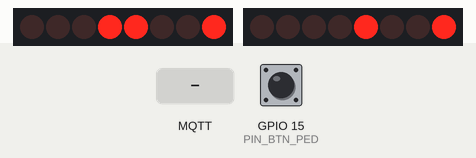
Bench run of a program on a simulated ESP32. Shown: 2 × 8 port-expander outputs drawn as a row of LEDs (first output left, lit = HIGH). Wiring (inferred from the names in the program): PCF8574 port expander at I2C address 0x38; PCF8574 port expander at I2C address 0x39. Wiring (inferred from the signals the program sends): 2 × row of LEDs: on Q0, Q1, Q2, Q3, Q4, Q5, Q6, Q7 / on Q0, Q1, Q2, Q3, Q4, Q5, Q6, Q7. The test bench sets the inputs (shaded band); at power-on: GPIO 15 (PIN_BTN_PED) HIGH. WiFi joins after 1.5 s; servers stay silent unless stated; no MQTT or app messages arrive unless stated; what the program prints to the serial monitor is not drawn.

Above: at 2.7 s.
2.8 s: GPIO 15 (PIN_BTN_PED) pulled LOW for 0.15 s
At 4.0 s:
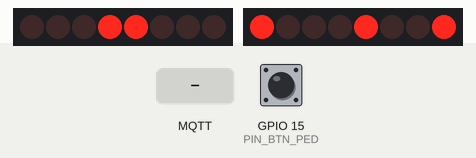
5.9 s: MQTT message "1" arrives on the first subscribed topic
At 5.9 s:
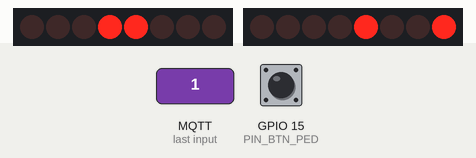
7.4 s: MQTT message "on" arrives on the first subscribed topic
8.9 s: GPIO 15 (PIN_BTN_PED) pulled LOW for 1 s
12.9 s: MQTT message "off" arrives on the first subscribed topic
At 39.1 s:
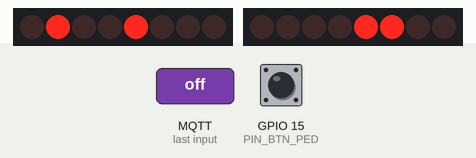
Timing chart, 0 to 54.4 s (numbered marks = the images above; inputs shaded):
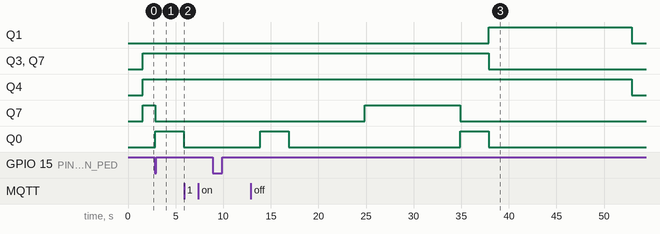

The program:

main.cpp
```cpp
#include <Arduino.h>
#include <Wire.h>
#include <PCF8574.h>
#include <WiFi.h>
#include <PubSubClient.h>

// ============================================================
// Configurações de rede e MQTT
// ============================================================
const char *WIFI_SSID = "iPhone de Bruno";
const char *WIFI_PASSWORD = "70707070";
const char *MQTT_BROKER = "broker.hivemq.com";
const int MQTT_PORT = 1883;
const char *MQTT_CLIENT = "esp32_semaforos_t3";

// ============================================================
// Tópicos MQTT
// ============================================================
// Publicação (ESP32 → Broker) - JSON unificado com todos os semáforos
const char *TOPIC_STATUS = "embarcados/pucrs/semaforo/status";

// Subscrição (Broker → ESP32)
const char *TOPIC_COMANDO = "embarcados/pucrs/semaforo/comando";

// ============================================================
// Pinagem
// ============================================================
#define PIN_SDA 21
#define PIN_SCL 22
#define PIN_BTN_PED 15 // Botão físico do pedestre (pull-up interno)

// ============================================================
// PCF8574 - NOVA PINAGEM (LOW = LED ACESO - CÁTODO no PCF8574)
// Chip 1 (0x38)
//   P0..P2 = sinaleira 5 (vermelho, amarelo, verde)
//   P3..P5 = sinaleira 4 (vermelho, amarelo, verde)
//   P6..P7 = sinaleira 1 (vermelho, amarelo) - VD no chip2
//   P7      = reservado
//
// Chip 2 (0x39)
//   P0 = led do pedestre
//   P1 = verde da sinaleira 1
//   P2..P4 = sinaleira 2 (vermelho, amarelo, verde)
//   P5..P7 = sinaleira 3 (vermelho, amarelo, verde)
//
// ATENÇÃO: saída do PCF8574 ligada ao CÁTODO → LOW = LED ACESO
// ============================================================
PCF8574 chip1(0x38);
PCF8574 chip2(0x39);

// Pinagem do chip1
// #define S5_VM 0
#define S3_VD 1
#define S3_AM 2
#define S3_VM 3
#define S2_VD 4
#define S2_AM 5
#define S2_VM 6
#define S1_VD 7

// Pinagem do chip2
#define S1_AM 0
#define S1_VM 1
#define S4_VD 2
#define S4_AM 3
#define S4_VM 4
#define S5_VD 5
#define S5_AM 6
#define S5_VM 7

// Compatibilidade com nomenclatura anterior
#define SAT_VM S1_VM
#define SAT_AM S1_AM
#define SAT_VD S1_VD
#define PRO_VM S4_VM
#define PRO_AM S4_AM
#define PRO_VD S4_VD
#define PED_VM PED_LED
#define PED_VD PED_LED

// ============================================================
// Temporização (ms)
// ============================================================
#define T_VERDE_SAT 10000UL	  // Verde Saturnino: 10 s
#define T_VERDE_PRO 15000UL	  // Verde Protásio:  15 s (maior)
#define T_AMARELO 3000UL	  // Amarelo: 3 s
#define T_PEDESTRE 8000UL	  // Pedestre: 8 s de passagem
#define T_PISCA_ATENCAO 500UL // Pisca 1 Hz = 500 ms ON + 500 ms OFF

// ============================================================
// FSM — Estados do ciclo do semáforo
// ============================================================
enum EstadoSemaforo
{
	// 1º TEMPO: S1=VD, S2=VD, S3=VM, S4=VM, S5=VM
	TEMPO1_VERDE,
	TEMPO1_AMARELO, // Transição para 2º tempo

	// 2º TEMPO: S1=VM, S2=VD, S3=VD, S4=VM, S5=VD
	TEMPO2_VERDE,
	TEMPO2_AMARELO, // Transição para 3º tempo

	// 3º TEMPO: S1=VM, S2=VM, S3=VM, S4=VD, S5=VD
	TEMPO3_VERDE,
	TEMPO3_AMARELO, // Transição para 1º tempo ou pedestre

	PEDESTRE_FASE, // S1=VM, S2=VD, S3=VM, S4=VM, S5=VM (pedestre atravessa)
	ATENCAO		   // Todos amarelo piscante 1 Hz
};

volatile EstadoSemaforo estadoAtual = TEMPO1_VERDE;
volatile EstadoSemaforo estadoAntes = TEMPO1_VERDE; // estado anterior ao modo ATENCAO

volatile bool modoPendente = false; // flag para publicar modo fora do callback
volatile bool modoAtencao = false;
volatile bool pedestreSolicit = false; // botão foi pressionado

// ============================================================
// Objetos globais
// ============================================================
WiFiClient wifiClient;
PubSubClient mqttClient(wifiClient);

SemaphoreHandle_t xMqttMutex;
SemaphoreHandle_t xEstadoMutex;

// ============================================================
// Estado dos chips PCF8574 (HIGH = LED apagado, LOW = LED aceso)
// ============================================================
uint8_t chip1State = 0xFF; // Todos apagados no início
uint8_t chip2State = 0xFF;

// ============================================================
// Protótipos
// ============================================================
void connectWiFi();
void connectMQTT();
void publishAll(const char *s1, const char *s2, const char *s3,
				const char *s4, const char *s5, bool pedestre, const char *modo);
void setChip1(bool vmSat, bool amSat, bool vdSat);
void setChip2(bool vmPro, bool amPro, bool vdPro);
void setPedestrianLed(bool active);
void mqttCallback(char *topic, byte *payload, unsigned int length);
void taskMQTT(void *pvParameters);
void taskSemaforo(void *pvParameters);
void taskBotaoPedestre(void *pvParameters);

void escreveByte(uint8_t endereco, uint8_t valor)
{
	Wire.beginTransmission(endereco);
	Wire.write(valor);
	Wire.endTransmission();
}

// ============================================================
// Setup
// ============================================================
void setup()
{
	Serial.begin(115200);

	Wire.begin(PIN_SDA, PIN_SCL);
	chip1.begin();
	chip2.begin();

	// Todos os LEDs apagados no início (HIGH = LED apagado = 0xFF)
	escreveByte(0x38, chip1State);
	escreveByte(0x39, chip2State);

	pinMode(PIN_BTN_PED, INPUT_PULLUP);

	xMqttMutex = xSemaphoreCreateMutex();
	xEstadoMutex = xSemaphoreCreateMutex();

	connectWiFi();
	mqttClient.setServer(MQTT_BROKER, MQTT_PORT);
	mqttClient.setCallback(mqttCallback);
	connectMQTT();

	xTaskCreate(taskMQTT, "MQTT", 4096, NULL, 3, NULL);
	xTaskCreate(taskSemaforo, "Semaforo", 4096, NULL, 2, NULL);
	xTaskCreate(taskBotaoPedestre, "BtnPed", 2048, NULL, 2, NULL);
}

void loop()
{
	vTaskDelay(portMAX_DELAY);
}

// ============================================================
// Conexões
// ============================================================
void connectWiFi()
{
	Serial.printf("[WiFi] Conectando a %s\n", WIFI_SSID);
	WiFi.mode(WIFI_STA);
	WiFi.begin(WIFI_SSID, WIFI_PASSWORD);
	while (WiFi.status() != WL_CONNECTED)
	{
		vTaskDelay(pdMS_TO_TICKS(500));
		Serial.print(".");
	}
	Serial.printf("\n[WiFi] Conectado. IP: %s\n", WiFi.localIP().toString().c_str());
}

void connectMQTT()
{
	mqttClient.setKeepAlive(60); // Keepalive de 60 segundos

	while (!mqttClient.connected())
	{
		Serial.print("[MQTT] Conectando ao broker...");
		if (mqttClient.connect(MQTT_CLIENT))
		{
			Serial.println(" conectado!");
			mqttClient.subscribe(TOPIC_COMANDO);
			Serial.println("[MQTT] Subscrição OK");
		}
		else
		{
			Serial.printf(" falhou (rc=%d). Tentando em 3s...\n", mqttClient.state());
			vTaskDelay(pdMS_TO_TICKS(3000));
		}
	}
}

// ============================================================
// Callback MQTT - processa JSON de comando
// ============================================================
void mqttCallback(char *topic, byte *payload, unsigned int length)
{
	char msg[256];
	unsigned int len = min(length, (unsigned int)255);
	memcpy(msg, payload, len);
	msg[len] = '\0';

	String topicStr = String(topic);

	Serial.printf("[MQTT] [%s]: %s\n", topic, msg);

	if (topicStr == TOPIC_COMANDO)
	{
		// Parse JSON do comando - remove espaços para facilitar parsing
		String msgStr = String(msg);
		msgStr.replace(" ", "");   // Remove todos os espaços
		msgStr.replace("'", "\""); // Troca aspas simples por duplas (se houver)

		Serial.printf("[MQTT] Processando: %s\n", msgStr.c_str());

		// Verifica modo PISCANTE/NORMAL/ATENCAO
		if (msgStr.indexOf("\"modo\":\"PISCANTE\"") >= 0 || msgStr.indexOf("\"modo\":\"ATENCAO\"") >= 0)
		{
			modoAtencao = true;
			modoPendente = true;
			Serial.println("[MQTT] Comando: Modo PISCANTE/ATENCAO ativado");
		}
		else if (msgStr.indexOf("\"modo\":\"NORMAL\"") >= 0)
		{
			modoAtencao = false;
			modoPendente = true;
			Serial.println("[MQTT] Comando: Modo NORMAL ativado");
		}

		// Verifica comando de pedestre
		if (msgStr.indexOf("\"pedestre\":true") >= 0 || msgStr.indexOf("\"pedestre\":\"SOLICITAR\"") >= 0)
		{
			pedestreSolicit = true;
			Serial.println("[MQTT] Comando: Pedestre solicitado");
		}
	}
}

// ============================================================
// Task MQTT — mantém conexão e processa mensagens
// ============================================================
void taskMQTT(void *pvParameters)
{
	for (;;)
	{
		if (WiFi.status() != WL_CONNECTED)
			connectWiFi();
		if (!mqttClient.connected())
			connectMQTT();

		if (xSemaphoreTake(xMqttMutex, pdMS_TO_TICKS(100)))
		{
			mqttClient.loop();
			xSemaphoreGive(xMqttMutex);
		}
		vTaskDelay(pdMS_TO_TICKS(10));
	}
}

// ============================================================
// Publica status de todos os semáforos em JSON unificado
// ============================================================
// Mapeamento: S1=S1 (Saturnino), S2=S2, S3=S3, S4=S4 (Protásio), S5=S5
void publishAll(const char *s1, const char *s2, const char *s3,
				const char *s4, const char *s5, bool pedestre, const char *modo)
{
	if (xSemaphoreTake(xMqttMutex, pdMS_TO_TICKS(300)))
	{
		// Monta JSON no formato do modelo Python
		char json[512];
		snprintf(json, sizeof(json),
				 "{\"s1\":\"%s\",\"s2\":\"%s\",\"s3\":\"%s\",\"s4\":\"%s\",\"s5\":\"%s\",\"pedestre\":%s,\"modo\":\"%s\"}",
				 s1, s2, s3, s4, s5, pedestre ? "true" : "false", modo);

		mqttClient.publish(TOPIC_STATUS, json, true);
		xSemaphoreGive(xMqttMutex);
	}
	Serial.printf("[FSM] s1=%s s2=%s s3=%s s4=%s s5=%s PED=%s MODO=%s\n",
				  s1, s2, s3, s4, s5, pedestre ? "true" : "false", modo);
}

// ============================================================
// Helpers de sinaleiras usando escreveByte (LOW = LED ACESO)
// Nova pinagem:
// Chip1 (0x38): bit 1=S3_VD, 2=S3_AM, 3=S3_VM, 4=S2_VD, 5=S2_AM, 6=S2_VM, 7=S1_VD
// Chip2 (0x39): bit 0=S1_AM, 1=S2_VM, 2=S4_VD, 3=S4_AM, 4=S4_VM, 5=S5_VD, 6=S5_AM, 7=S5_VM
// ============================================================
inline void setBit(uint8_t &byteVal, uint8_t bitPos, bool value)
{
	if (value)
		byteVal &= ~(1 << bitPos); // LOW = aceso
	else
		byteVal |= (1 << bitPos); // HIGH = apagado
}

inline void setS1(bool vm, bool am, bool vd)
{
	// VD no chip 1 (Bit 7)
	if (vd)
		chip1State &= ~(1 << 7);
	else
		chip1State |= (1 << 7);

	// AM no chip 2 (Bit 0)
	if (am)
		chip2State &= ~(1 << 0);
	else
		chip2State |= (1 << 0);

	if (vm)
		chip2State &= ~(1 << 1);
	else
		chip2State |= (1 << 1);

	escreveByte(0x38, chip1State);
	escreveByte(0x39, chip2State);
}

inline void setS2(bool vm, bool am, bool vd)
{
	// Prioridade: chip 1 (VM = Bit 6, AM = Bit 5, VD = Bit 4)
	if (vm)
		chip1State &= ~(1 << 6);
	else
		chip1State |= (1 << 6);
	if (am)
		chip1State &= ~(1 << 5);
	else
		chip1State |= (1 << 5);
	if (vd)
		chip1State &= ~(1 << 4);
	else
		chip1State |= (1 << 4);

	// Também atualiza chip 2 bit 1 (VM redundante, conforme seu código)
	if (vm)
		chip2State &= ~(1 << 1);
	else
		chip2State |= (1 << 1);

	escreveByte(0x38, chip1State);
	escreveByte(0x39, chip2State);
}

inline void setS3(bool vm, bool am, bool vd)
{
	// Semáforo 3 inteiro no chip 1 (VM = Bit 3, AM = Bit 2, VD = Bit 1)
	if (vm)
		chip1State &= ~(1 << 3);
	else
		chip1State |= (1 << 3);
	if (am)
		chip1State &= ~(1 << 2);
	else
		chip1State |= (1 << 2);
	if (vd)
		chip1State &= ~(1 << 1);
	else
		chip1State |= (1 << 1);

	escreveByte(0x38, chip1State);
}

inline void setS4(bool vm, bool am, bool vd)
{
	// Semáforo 4 inteiro no chip 2 (VM = Bit 4, AM = Bit 3, VD = Bit 2)
	if (vm)
		chip2State &= ~(1 << 4);
	else
		chip2State |= (1 << 4);
	if (am)
		chip2State &= ~(1 << 3);
	else
		chip2State |= (1 << 3);
	if (vd)
		chip2State &= ~(1 << 2);
	else
		chip2State |= (1 << 2);

	escreveByte(0x39, chip2State);
}

inline void setS5(bool vm, bool am, bool vd)
{
	// Semáforo 5 inteiro no chip 2 (VM = Bit 7, AM = Bit 6, VD = Bit 5)
	if (vm)
		chip2State &= ~(1 << 7);
	else
		chip2State |= (1 << 7);
	if (am)
		chip2State &= ~(1 << 6);
	else
		chip2State |= (1 << 6);
	if (vd)
		chip2State &= ~(1 << 5);
	else
		chip2State |= (1 << 5);

	escreveByte(0x39, chip2State);
}

inline void setPed(bool active)
{
	// PED_LED não definido na nova pinagem - desabilitado temporariamente
	// Se houver pino para pedestre, adicione aqui
}

// ============================================================
// Task Semáforo — FSM principal com 3 tempos
// ============================================================
// Sequência conforme tabela:
// 1º TEMPO: S1=VD, S2=VD, S3=VM, S4=VM, S5=VM
// 2º TEMPO: S1=VM, S2=VD, S3=VD, S4=VM, S5=VD
// 3º TEMPO: S1=VM, S2=VM, S3=VM, S4=VD, S5=VD
// CHAVE PEDESTRE: S1=VM, S2=VD, S3=VM, S4=VM, S5=VM
// ============================================================
void taskSemaforo(void *pvParameters)
{
	bool piscaLigado = false;

	for (;;)
	{
		// --- Modo Atenção: amarelo piscante 1Hz ---
		if (modoAtencao)
		{
			if (estadoAtual != ATENCAO)
			{
				estadoAntes = estadoAtual;
				estadoAtual = ATENCAO;
				publishAll("AMARELO", "AMARELO", "AMARELO", "AMARELO", "AMARELO", false, "PISCANTE");
			}

			piscaLigado = !piscaLigado;
			// Todos amarelos piscam
			bool am = piscaLigado;
			setS1(false, am, false);
			setS2(false, am, false);
			setS3(false, am, false);
			setS4(false, am, false);
			setS5(false, am, false);
			setPed(false);
			vTaskDelay(pdMS_TO_TICKS(T_PISCA_ATENCAO));
			continue;
		}

		// Voltou do modo atenção → retoma do estado anterior
		if (estadoAtual == ATENCAO)
		{
			estadoAtual = estadoAntes;
		}

		switch (estadoAtual)
		{
		// ======================================================
		// 1º TEMPO
		// ======================================================
		case TEMPO1_VERDE:
		{
			setS1(false, false, true); // S1=VD
			setS2(false, false, true); // S2=VD
			setS3(true, false, false); // S3=VM
			setS4(true, false, false); // S4=VM
			setS5(true, false, false); // S5=VM
			setPed(true);
			publishAll("VERDE", "VERDE", "VERMELHO", "VERMELHO", "VERMELHO", false, "NORMAL");

			TickType_t inicio = xTaskGetTickCount();
			TickType_t duracao = pdMS_TO_TICKS(T_VERDE_SAT);

			while ((xTaskGetTickCount() - inicio) < duracao)
			{
				if (modoAtencao)
					break;
				if (pedestreSolicit)
					break;
				vTaskDelay(pdMS_TO_TICKS(100));
			}

			if (modoAtencao)
				break;
			estadoAtual = TEMPO1_AMARELO;
			break;
		}

		case TEMPO1_AMARELO:
		{
			// S2=AM (transição VD→VM)
			setS1(false, true, false); // S1=AM
			setS2(false, false, true); // S2=VD
			setS3(true, false, false); // S3=VM
			setS4(true, false, false); // S4=VM
			setS5(true, false, false); // S5=VM
			setPed(pedestreSolicit);
			publishAll("AMARELO", "VERDE", "VERMELHO", "VERMELHO", "VERMELHO", pedestreSolicit, "NORMAL");

			vTaskDelay(pdMS_TO_TICKS(T_AMARELO));

			if (modoAtencao)
				break;

			if (pedestreSolicit)
			{
				estadoAtual = PEDESTRE_FASE;
				pedestreSolicit = false;
			}
			else
			{
				estadoAtual = TEMPO2_VERDE;
			}
			break;
		}

		// ======================================================
		// 2º TEMPO
		// ======================================================
		case TEMPO2_VERDE:
		{
			setS1(true, false, false); // S1=VM
			setS2(false, false, true); // S2=VD
			setS3(false, false, true); // S3=VD
			setS4(true, false, false); // S4=VM
			setS5(false, false, true); // S5=VD
			setPed(true);
			publishAll("VERMELHO", "VERDE", "VERDE", "VERMELHO", "VERDE", false, "NORMAL");

			TickType_t inicio = xTaskGetTickCount();
			TickType_t duracao = pdMS_TO_TICKS(T_VERDE_PRO);

			while ((xTaskGetTickCount() - inicio) < duracao)
			{
				if (modoAtencao)
					break;
				if (pedestreSolicit)
					break;
				vTaskDelay(pdMS_TO_TICKS(100));
			}

			if (modoAtencao)
				break;
			estadoAtual = TEMPO2_AMARELO;
			break;
		}

		case TEMPO2_AMARELO:
		{
			// S2=AM, S3=AM (transição VD→VM)
			setS1(true, false, false); // S1=VM
			setS2(false, true, false); // S2=AM
			setS3(false, true, false); // S3=AM
			setS4(true, false, false); // S4=VM
			setS5(false, false, true); // S5=VD
			setPed(pedestreSolicit);
			publishAll("VERMELHO", "AMARELO", "AMARELO", "VERMELHO", "VERDE", pedestreSolicit, "NORMAL");

			vTaskDelay(pdMS_TO_TICKS(T_AMARELO));

			if (modoAtencao)
				break;

			if (pedestreSolicit)
			{
				estadoAtual = PEDESTRE_FASE;
				pedestreSolicit = false;
			}
			else
			{
				estadoAtual = TEMPO3_VERDE;
			}
			break;
		}

		// ======================================================
		// 3º TEMPO
		// ======================================================
		case TEMPO3_VERDE:
		{
			setS1(true, false, false); // S1=VM
			setS2(true, false, false); // S2=VM
			setS3(true, false, false); // S3=VM
			setS4(false, false, true); // S4=VD
			setS5(false, false, true); // S5=VD
			setPed(true);
			publishAll("VERMELHO", "VERMELHO", "VERMELHO", "VERDE", "VERDE", false, "NORMAL");

			TickType_t inicio = xTaskGetTickCount();
			TickType_t duracao = pdMS_TO_TICKS(T_VERDE_PRO);

			while ((xTaskGetTickCount() - inicio) < duracao)
			{
				if (modoAtencao)
					break;
				if (pedestreSolicit)
					break;
				vTaskDelay(pdMS_TO_TICKS(100));
			}

			if (modoAtencao)
				break;
			estadoAtual = TEMPO3_AMARELO;
			break;
		}

		case TEMPO3_AMARELO:
		{
			// S4=AM, S5=AM (transição VD→VM)
			setS1(true, false, false); // S1=VM
			setS2(true, false, false); // S2=VM
			setS3(true, false, false); // S3=VM
			setS4(false, true, false); // S4=AM
			setS5(false, true, false); // S5=AM
			setPed(pedestreSolicit);
			publishAll("VERMELHO", "VERMELHO", "VERMELHO", "AMARELO", "AMARELO", pedestreSolicit, "NORMAL");

			vTaskDelay(pdMS_TO_TICKS(T_AMARELO));

			if (modoAtencao)
				break;

			if (pedestreSolicit)
			{
				estadoAtual = PEDESTRE_FASE;
				pedestreSolicit = false;
			}
			else
			{
				estadoAtual = TEMPO1_VERDE;
			}
			break;
		}

		// ======================================================
		// PEDESTRE: S1=VM, S2=VD, S3=VM, S4=VM, S5=VM
		// ======================================================
		case PEDESTRE_FASE:
		{
			setS1(true, false, false); // S1=VM
			setS2(false, false, true); // S2=VD
			setS3(true, false, false); // S3=VM
			setS4(true, false, false); // S4=VM
			setS5(true, false, false); // S5=VM
			setPed(true);
			publishAll("VERMELHO", "VERDE", "VERMELHO", "VERMELHO", "VERMELHO", true, "NORMAL");

			vTaskDelay(pdMS_TO_TICKS(T_PEDESTRE));

			if (!modoAtencao)
			{
				estadoAtual = TEMPO1_VERDE;
			}
			break;
		}

		default:
			estadoAtual = TEMPO1_VERDE;
			break;
		}
	}
}

// ============================================================
// Task Botão Pedestre — lê GPIO físico (pull-up: LOW = pressionado)
// ============================================================
void taskBotaoPedestre(void *pvParameters)
{
	bool ultimoEstado = HIGH;

	for (;;)
	{
		bool estadoBtn = digitalRead(PIN_BTN_PED);

		// Borda de descida (pressionado)
		if (ultimoEstado == HIGH && estadoBtn == LOW)
		{
			pedestreSolicit = true;
			Serial.println("[BTN] Pedestre solicitou travessia");

			// Publica no broker para o supervisório refletir (via JSON unificado)
			if (xSemaphoreTake(xMqttMutex, pdMS_TO_TICKS(200)))
			{
				char json[256];
				snprintf(json, sizeof(json),
						 "{\"s1\":\"VERMELHO\",\"s2\":\"VERMELHO\",\"s3\":\"VERMELHO\",\"s4\":\"VERMELHO\",\"s5\":\"VERMELHO\",\"pedestre\":true,\"modo\":\"NORMAL\"}");
				mqttClient.publish(TOPIC_STATUS, json, true);
				xSemaphoreGive(xMqttMutex);
			}
			vTaskDelay(pdMS_TO_TICKS(300)); // debounce
			estadoAtual = TEMPO1_VERDE;
		}

		ultimoEstado = estadoBtn;
		vTaskDelay(pdMS_TO_TICKS(50));
	}
}
```

Measured:
- after the input at 2.8 s, Q7: HIGH → LOW after 0.06 s; Q0: LOW → HIGH after 0.06 s, → LOW 3.0 s later
- after the input at 5.9 s, every drawn part: stays the same
- after the input at 7.4 s, every drawn part: stays the same
- after the input at 8.9 s, every drawn part: stays the same
